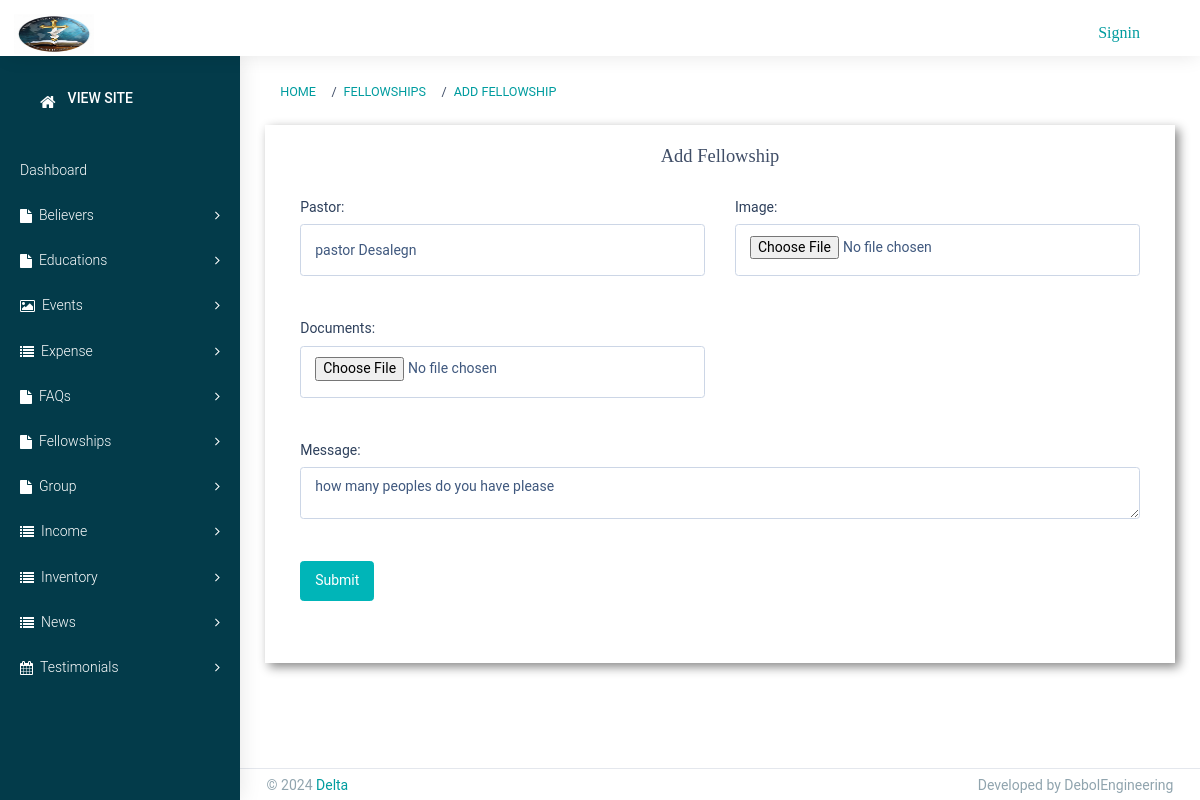
Screenshot of /staff/fellowship/3/ with the database file from the repository.
### staff/models.py (models this page shows)
class Fellowship(models.Model):
    pastor = models.CharField(max_length=100)
    believers = models.ManyToManyField('Believer')
    message = models.TextField()
    image = models.ImageField(upload_to='fellowships', blank=True, null=True)
    documents = models.FileField(upload_to='fellowship_documents', blank=True, null=True)

### staff/views.py (the view)
# urls.py: path('fellowship/<int:pk>/', FellowshipUpdate.as_view(), name='fellowship_update'),
class FellowshipUpdate(UpdateView):
    model = Fellowship
    form_class = FellowshipForm
    template_name = 'staff/Fellowships/add_fellowship.html'
    success_url = reverse_lazy('staff:fellowship_list')

### staff/forms.py
class FellowshipForm(forms.ModelForm):
    class Meta:
        model = Fellowship
        fields = ['pastor', 'message', 'image', 'documents']
        widgets = {
            'pastor': forms.TextInput(attrs={"class": "form-control", 'placeholder': 'Enter pastor'}),
            'message': forms.Textarea(attrs={"class": "form-control", 'placeholder': 'Enter message'}),
            'image': forms.FileInput(attrs={"class": "form-control", 'accept': 'image/*'}),
            'documents': forms.FileInput(attrs={"class": "form-control", 'accept': 'document/*'}),
        }

### Templates/staff/Fellowships/add_fellowship.html (shortened to what this page needs)
{% extends 'staff/base.html' %}
{% load static %}
{% block breadcrumb %}
<li class="breadcrumb-item"><a href="{% url 'staff:fellowship_list' %}">Fellowships</a></li>
<li class="breadcrumb-item"><a href="#">Add Fellowship</a></li>
{% endblock %}
{% block content %}
<div class="site-main">
    <section class="ttm-row clearfix">
        <div class="container">
            <div class="row pt-60 res-991-pt-0">
                <div class="col-lg-12">
                    <div class="pr-40 res-991-pr-0 res-991-pb-30">
                        <h4 class="h4-md " style="margin-bottom: 30px ; text-align: center;">Add Fellowship</h4>
                        <form action="{% url 'staff:fellowship_add' %}" method="POST" enctype="multipart/form-data" class="row">
                            <div class="col-lg-6">
                                <div class="mb-3">
                                    {{ form.pastor.label_tag }}
                                    {{ form.pastor }}
                                </div>
                            </div>
                            <div class="col-lg-6">
                                <div class="mb-3">
                                    {{ form.image.label_tag }}
                                    {{ form.image }}
                                </div>
                            </div>
                            <div class="col-lg-6">
                                <div class="mb-3">
                                    {{ form.documents.label_tag }}
                                    {{ form.documents }}
                                </div>
                            </div>
                            <div class="col-lg-12">
                                <div class="mb-3">
                                    {{ form.message.label_tag }}
                                    {{ form.message }}
                                </div>
                            </div>
                            <div class="col-md-12 mb-3">
                                <button type="submit" class="btn btn-primary">Submit</button>
                            </div>
                        </form>
                    </div>
                </div>
            </div>
        </div>
    </section>
</div>
{% endblock %}

### rows the page displays
Fellowship: pastor "pastor Desalegn", message "how many peoples do you have please"
